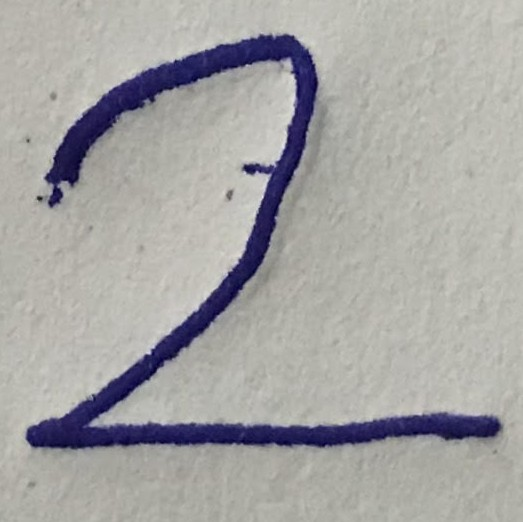
#> input picture two.jpg, 523 x 522 px
$ python feature_extract.py
#> lines starting #> are read from the running program, lines starting #| are printed output that depends on the picture; after the words box and inside, x2 and y2 are one past the last pixel; in counts of white or black regions, pixels touching at a corner belong together
import cv2
import numpy as np
import matplotlib as plt
import cv_algorithms
import scipy.io as sc

img = cv2.imread('two.jpg',0)
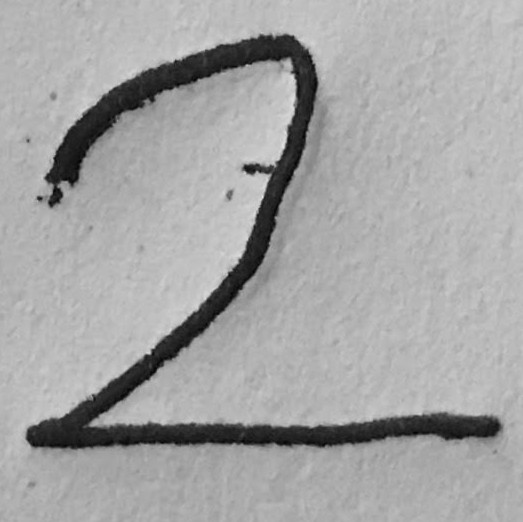
#> img: shape (522, 523); min 1, max 232, mean 164.6
h = img.shape[0]
#> h = 522
w = img.shape[1]
#> w = 523
for x in range (0,h):
	for y in range (0,w):
		if img[x,y] >= 100:
			img[x,y] = 255
		else:
			img[x,y] = 0
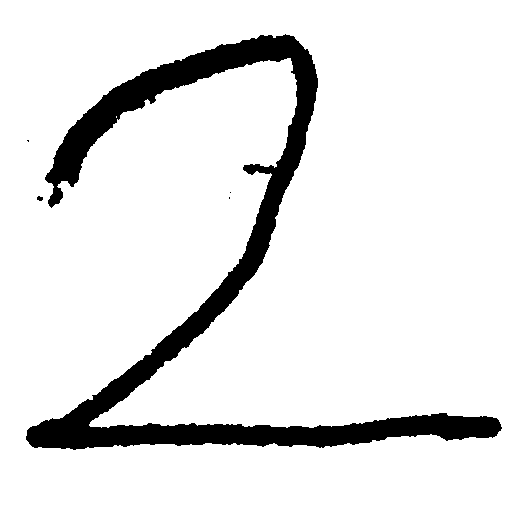
#> img: shape (522, 523); 90.1% white; 5 black regions (3 under 20 px), largest, box (x1, y1, x2, y2) and area: (26, 34, 502, 450) 27012, (37, 196, 43, 201) 23
cv2.imshow('binary',img)
#> (the run stopped early here; a loop or call above may not have finished)

$ run again, with zero2.jpg copied over two.jpg
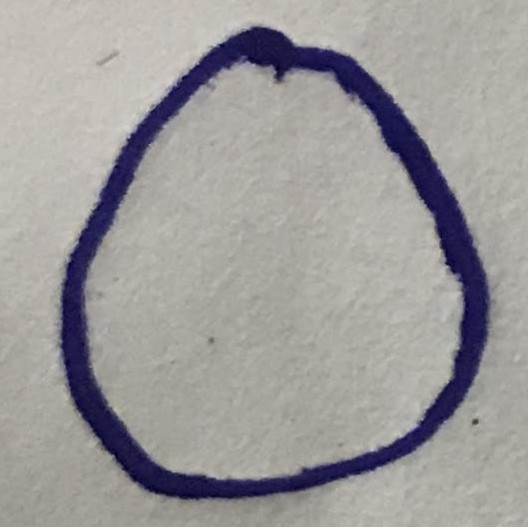
#> input picture zero2.jpg, 528 x 527 px
#> `img = cv2.imread('two.jpg',0)`:
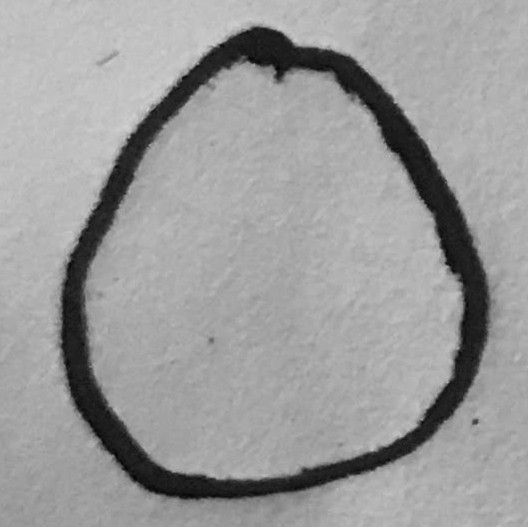
#> img: shape (527, 528); min 0, max 210, mean 155.5
#> after the loop `for x in range (0,h):`:
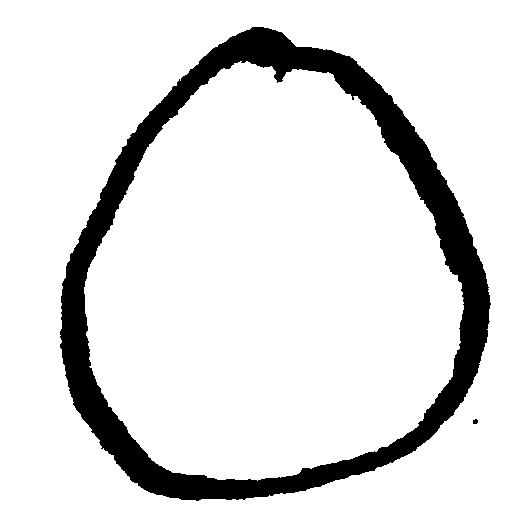
#> img: shape (527, 528); 88.4% white; 2 black regions, box (x1, y1, x2, y2) and area: (60, 27, 491, 501) 32373, (473, 419, 478, 424) 21
